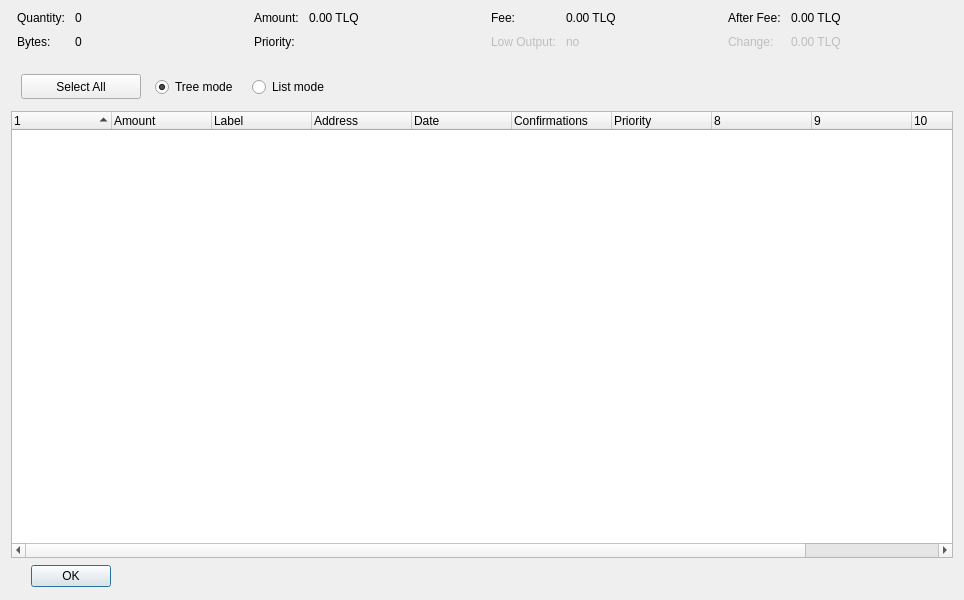
<?xml version="1.0" encoding="UTF-8"?>
<ui version="4.0">
 <class>CoinControlDialog</class>
 <widget class="QDialog" name="CoinControlDialog">
  <property name="geometry">
   <rect>
    <x>0</x>
    <y>0</y>
    <width>964</width>
    <height>600</height>
   </rect>
  </property>
  <property name="windowTitle">
   <string>Coin Control</string>
  </property>
  <layout class="QVBoxLayout" name="verticalLayout">
   <item>
    <layout class="QHBoxLayout" name="horizontalLayoutTop" stretch="0,0,0,0">
     <property name="topMargin">
      <number>0</number>
     </property>
     <property name="bottomMargin">
      <number>10</number>
     </property>
     <item>
      <layout class="QFormLayout" name="formLayoutCoinControl1">
       <property name="horizontalSpacing">
        <number>10</number>
       </property>
       <property name="verticalSpacing">
        <number>10</number>
       </property>
       <property name="leftMargin">
        <number>6</number>
       </property>
       <property name="rightMargin">
        <number>6</number>
       </property>
       <item row="0" column="0">
        <widget class="QLabel" name="labelCoinControlQuantityText">
         <property name="text">
          <string>Quantity:</string>
         </property>
        </widget>
       </item>
       <item row="0" column="1">
        <widget class="QLabel" name="labelCoinControlQuantity">
         <property name="cursor">
          <cursorShape>IBeamCursor</cursorShape>
         </property>
         <property name="contextMenuPolicy">
          <enum>Qt::ActionsContextMenu</enum>
         </property>
         <property name="text">
          <string>0</string>
         </property>
         <property name="textInteractionFlags">
          <set>Qt::LinksAccessibleByMouse|Qt::TextSelectableByKeyboard|Qt::TextSelectableByMouse</set>
         </property>
        </widget>
       </item>
       <item row="1" column="0">
        <widget class="QLabel" name="labelCoinControlBytesText">
         <property name="text">
          <string>Bytes:</string>
         </property>
        </widget>
       </item>
       <item row="1" column="1">
        <widget class="QLabel" name="labelCoinControlBytes">
         <property name="cursor">
          <cursorShape>IBeamCursor</cursorShape>
         </property>
         <property name="contextMenuPolicy">
          <enum>Qt::ActionsContextMenu</enum>
         </property>
         <property name="text">
          <string>0</string>
         </property>
         <property name="textInteractionFlags">
          <set>Qt::LinksAccessibleByMouse|Qt::TextSelectableByKeyboard|Qt::TextSelectableByMouse</set>
         </property>
        </widget>
       </item>
      </layout>
     </item>
     <item>
      <layout class="QFormLayout" name="formLayoutCoinControl2">
       <property name="horizontalSpacing">
        <number>10</number>
       </property>
       <property name="verticalSpacing">
        <number>10</number>
       </property>
       <property name="leftMargin">
        <number>6</number>
       </property>
       <property name="rightMargin">
        <number>6</number>
       </property>
       <item row="0" column="0">
        <widget class="QLabel" name="labelCoinControlAmountText">
         <property name="text">
          <string>Amount:</string>
         </property>
        </widget>
       </item>
       <item row="0" column="1">
        <widget class="QLabel" name="labelCoinControlAmount">
         <property name="cursor">
          <cursorShape>IBeamCursor</cursorShape>
         </property>
         <property name="contextMenuPolicy">
          <enum>Qt::ActionsContextMenu</enum>
         </property>
         <property name="text">
          <string>0.00 TLQ</string>
         </property>
         <property name="textInteractionFlags">
          <set>Qt::LinksAccessibleByMouse|Qt::TextSelectableByKeyboard|Qt::TextSelectableByMouse</set>
         </property>
        </widget>
       </item>
       <item row="1" column="0">
        <widget class="QLabel" name="labelCoinControlPriorityText">
         <property name="text">
          <string>Priority:</string>
         </property>
        </widget>
       </item>
       <item row="1" column="1">
        <widget class="QLabel" name="labelCoinControlPriority">
         <property name="cursor">
          <cursorShape>IBeamCursor</cursorShape>
         </property>
         <property name="contextMenuPolicy">
          <enum>Qt::ActionsContextMenu</enum>
         </property>
         <property name="text">
          <string/>
         </property>
         <property name="textInteractionFlags">
          <set>Qt::LinksAccessibleByMouse|Qt::TextSelectableByKeyboard|Qt::TextSelectableByMouse</set>
         </property>
        </widget>
       </item>
      </layout>
     </item>
     <item>
      <layout class="QFormLayout" name="formLayoutCoinControl3">
       <property name="horizontalSpacing">
        <number>10</number>
       </property>
       <property name="verticalSpacing">
        <number>10</number>
       </property>
       <property name="leftMargin">
        <number>6</number>
       </property>
       <property name="rightMargin">
        <number>6</number>
       </property>
       <item row="0" column="0">
        <widget class="QLabel" name="labelCoinControlFeeText">
         <property name="text">
          <string>Fee:</string>
         </property>
        </widget>
       </item>
       <item row="0" column="1">
        <widget class="QLabel" name="labelCoinControlFee">
         <property name="cursor">
          <cursorShape>IBeamCursor</cursorShape>
         </property>
         <property name="contextMenuPolicy">
          <enum>Qt::ActionsContextMenu</enum>
         </property>
         <property name="text">
          <string>0.00 TLQ</string>
         </property>
         <property name="textInteractionFlags">
          <set>Qt::LinksAccessibleByMouse|Qt::TextSelectableByKeyboard|Qt::TextSelectableByMouse</set>
         </property>
        </widget>
       </item>
       <item row="1" column="0">
        <widget class="QLabel" name="labelCoinControlLowOutputText">
         <property name="enabled">
          <bool>false</bool>
         </property>
         <property name="text">
          <string>Low Output:</string>
         </property>
        </widget>
       </item>
       <item row="1" column="1">
        <widget class="QLabel" name="labelCoinControlLowOutput">
         <property name="enabled">
          <bool>false</bool>
         </property>
         <property name="cursor">
          <cursorShape>IBeamCursor</cursorShape>
         </property>
         <property name="contextMenuPolicy">
          <enum>Qt::ActionsContextMenu</enum>
         </property>
         <property name="text">
          <string>no</string>
         </property>
         <property name="textInteractionFlags">
          <set>Qt::LinksAccessibleByMouse|Qt::TextSelectableByKeyboard|Qt::TextSelectableByMouse</set>
         </property>
        </widget>
       </item>
      </layout>
     </item>
     <item>
      <layout class="QFormLayout" name="formLayoutCoinControl4">
       <property name="horizontalSpacing">
        <number>10</number>
       </property>
       <property name="verticalSpacing">
        <number>10</number>
       </property>
       <property name="leftMargin">
        <number>6</number>
       </property>
       <property name="rightMargin">
        <number>6</number>
       </property>
       <item row="0" column="0">
        <widget class="QLabel" name="labelCoinControlAfterFeeText">
         <property name="text">
          <string>After Fee:</string>
         </property>
        </widget>
       </item>
       <item row="0" column="1">
        <widget class="QLabel" name="labelCoinControlAfterFee">
         <property name="cursor">
          <cursorShape>IBeamCursor</cursorShape>
         </property>
         <property name="contextMenuPolicy">
          <enum>Qt::ActionsContextMenu</enum>
         </property>
         <property name="text">
          <string>0.00 TLQ</string>
         </property>
         <property name="textInteractionFlags">
          <set>Qt::LinksAccessibleByMouse|Qt::TextSelectableByKeyboard|Qt::TextSelectableByMouse</set>
         </property>
        </widget>
       </item>
       <item row="1" column="0">
        <widget class="QLabel" name="labelCoinControlChangeText">
         <property name="enabled">
          <bool>false</bool>
         </property>
         <property name="text">
          <string>Change:</string>
         </property>
        </widget>
       </item>
       <item row="1" column="1">
        <widget class="QLabel" name="labelCoinControlChange">
         <property name="enabled">
          <bool>false</bool>
         </property>
         <property name="cursor">
          <cursorShape>IBeamCursor</cursorShape>
         </property>
         <property name="contextMenuPolicy">
          <enum>Qt::ActionsContextMenu</enum>
         </property>
         <property name="text">
          <string>0.00 TLQ</string>
         </property>
         <property name="textInteractionFlags">
          <set>Qt::LinksAccessibleByMouse|Qt::TextSelectableByKeyboard|Qt::TextSelectableByMouse</set>
         </property>
        </widget>
       </item>
      </layout>
     </item>
    </layout>
   </item>
   <item>
    <widget class="QFrame" name="frame">
     <property name="minimumSize">
      <size>
       <width>0</width>
       <height>40</height>
      </size>
     </property>
     <widget class="QWidget" name="horizontalLayoutWidget">
      <property name="geometry">
       <rect>
        <x>10</x>
        <y>2</y>
        <width>781</width>
        <height>40</height>
       </rect>
      </property>
      <layout class="QHBoxLayout" name="horizontalLayoutPanel" stretch="0,0,0,0">
       <property name="spacing">
        <number>14</number>
       </property>
       <item>
        <widget class="QPushButton" name="pushButtonSelectAll">
         <property name="sizePolicy">
          <sizepolicy hsizetype="Maximum" vsizetype="Fixed">
           <horstretch>0</horstretch>
           <verstretch>0</verstretch>
          </sizepolicy>
         </property>
         <property name="minimumSize">
          <size>
           <width>120</width>
           <height>25</height>
          </size>
         </property>
         <property name="text">
          <string>Select All</string>
         </property>
        </widget>
       </item>
       <item>
        <widget class="QRadioButton" name="radioTreeMode">
         <property name="sizePolicy">
          <sizepolicy hsizetype="Maximum" vsizetype="Fixed">
           <horstretch>0</horstretch>
           <verstretch>0</verstretch>
          </sizepolicy>
         </property>
         <property name="text">
          <string>Tree mode</string>
         </property>
         <property name="checked">
          <bool>true</bool>
         </property>
        </widget>
       </item>
       <item>
        <widget class="QRadioButton" name="radioListMode">
         <property name="sizePolicy">
          <sizepolicy hsizetype="Maximum" vsizetype="Fixed">
           <horstretch>0</horstretch>
           <verstretch>0</verstretch>
          </sizepolicy>
         </property>
         <property name="text">
          <string>List mode</string>
         </property>
        </widget>
       </item>
       <item>
        <spacer name="horizontalSpacer">
         <property name="orientation">
          <enum>Qt::Horizontal</enum>
         </property>
         <property name="sizeHint" stdset="0">
          <size>
           <width>40</width>
           <height>20</height>
          </size>
         </property>
        </spacer>
       </item>
      </layout>
     </widget>
    </widget>
   </item>
   <item>
    <widget class="CoinControlTreeWidget" name="treeWidget">
     <property name="contextMenuPolicy">
      <enum>Qt::CustomContextMenu</enum>
     </property>
     <property name="sortingEnabled">
      <bool>false</bool>
     </property>
     <property name="columnCount">
      <number>11</number>
     </property>
     <attribute name="headerShowSortIndicator" stdset="0">
      <bool>true</bool>
     </attribute>
     <attribute name="headerStretchLastSection">
      <bool>false</bool>
     </attribute>
     <column>
      <property name="text">
       <string/>
      </property>
     </column>
     <column>
      <property name="text">
       <string>Amount</string>
      </property>
     </column>
     <column>
      <property name="text">
       <string>Label</string>
      </property>
     </column>
     <column>
      <property name="text">
       <string>Address</string>
      </property>
     </column>
     <column>
      <property name="text">
       <string>Date</string>
      </property>
     </column>
     <column>
      <property name="text">
       <string>Confirmations</string>
      </property>
      <property name="toolTip">
       <string>Confirmed</string>
      </property>
     </column>
     <column>
      <property name="text">
       <string>Priority</string>
      </property>
     </column>
     <column>
      <property name="text">
       <string/>
      </property>
     </column>
     <column>
      <property name="text">
       <string/>
      </property>
     </column>
     <column>
      <property name="text">
       <string/>
      </property>
     </column>
     <column>
      <property name="text">
       <string/>
      </property>
     </column>
    </widget>
   </item>
   <item>
    <widget class="QDialogButtonBox" name="buttonBox">
     <property name="sizePolicy">
      <sizepolicy hsizetype="Maximum" vsizetype="Fixed">
       <horstretch>0</horstretch>
       <verstretch>0</verstretch>
      </sizepolicy>
     </property>
     <property name="minimumSize">
      <size>
       <width>120</width>
       <height>25</height>
      </size>
     </property>
     <property name="orientation">
      <enum>Qt::Horizontal</enum>
     </property>
     <property name="standardButtons">
      <set>QDialogButtonBox::Ok</set>
     </property>
     <property name="centerButtons">
      <bool>true</bool>
     </property>
    </widget>
   </item>
  </layout>
 </widget>
 <customwidgets>
  <customwidget>
   <class>CoinControlTreeWidget</class>
   <extends>QTreeWidget</extends>
   <header>coincontroltreewidget.h</header>
  </customwidget>
 </customwidgets>
 <resources/>
 <connections/>
</ui>
